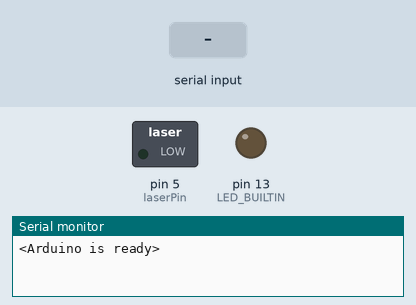
The sketch below on a simulated Arduino Uno, built with avr-gcc and run on an emulated ATmega328P. Parts: switched loads named in the sketch (green lamp = pin HIGH), output pins drawn as LEDs (lit = HIGH), the last lines printed to the serial monitor. Inputs (shaded band) come from the test bench.

Above: at 1.2 s.
1.3 s: "p90\n" received over Serial
At 2.4 s:
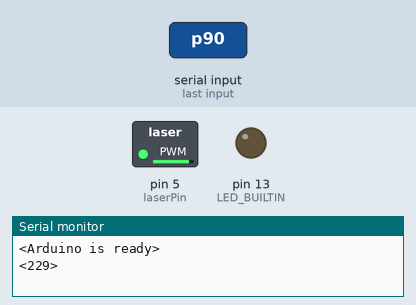
2.8 s: "p,45\n" received over Serial
At 3.6 s:
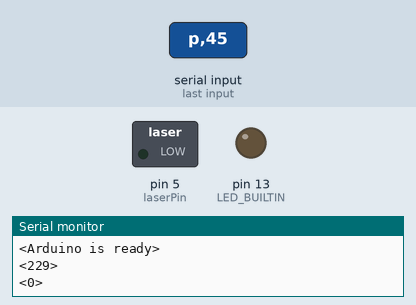
Timing chart, 0 to 5.8 s (numbered marks = the images above; inputs shaded):
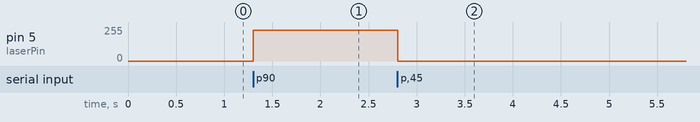

The sketch:

laser_pwm_control.ino
```cpp
int laserPin = 5;

void setup() {
  pinMode(laserPin, OUTPUT);
  Serial.begin(9600);

  pinMode(LED_BUILTIN, OUTPUT);
  while (!Serial) {
    ; // wait for serial port to connect. Needed for native USB port only
  }
  Serial.println("<Arduino is ready>");
}

void loop() {
  if (Serial.available() > 0) {
    String input = Serial.readStringUntil('\n');
    if (input.startsWith("p")) {
      int brightness = input.substring(1).toInt();
      brightness = map(brightness, 0, 100, 0, 255);
      analogWrite(laserPin, brightness);
      Serial.print("<");
      Serial.print(brightness);
      Serial.println(">");
    }
  }
}
```

Measured:
- after the input at 1.3 s, pin 5 (laserPin): 0/255 → 229/255 at once
- after the input at 2.8 s, pin 5 (laserPin): 229/255 → 0/255 at once
